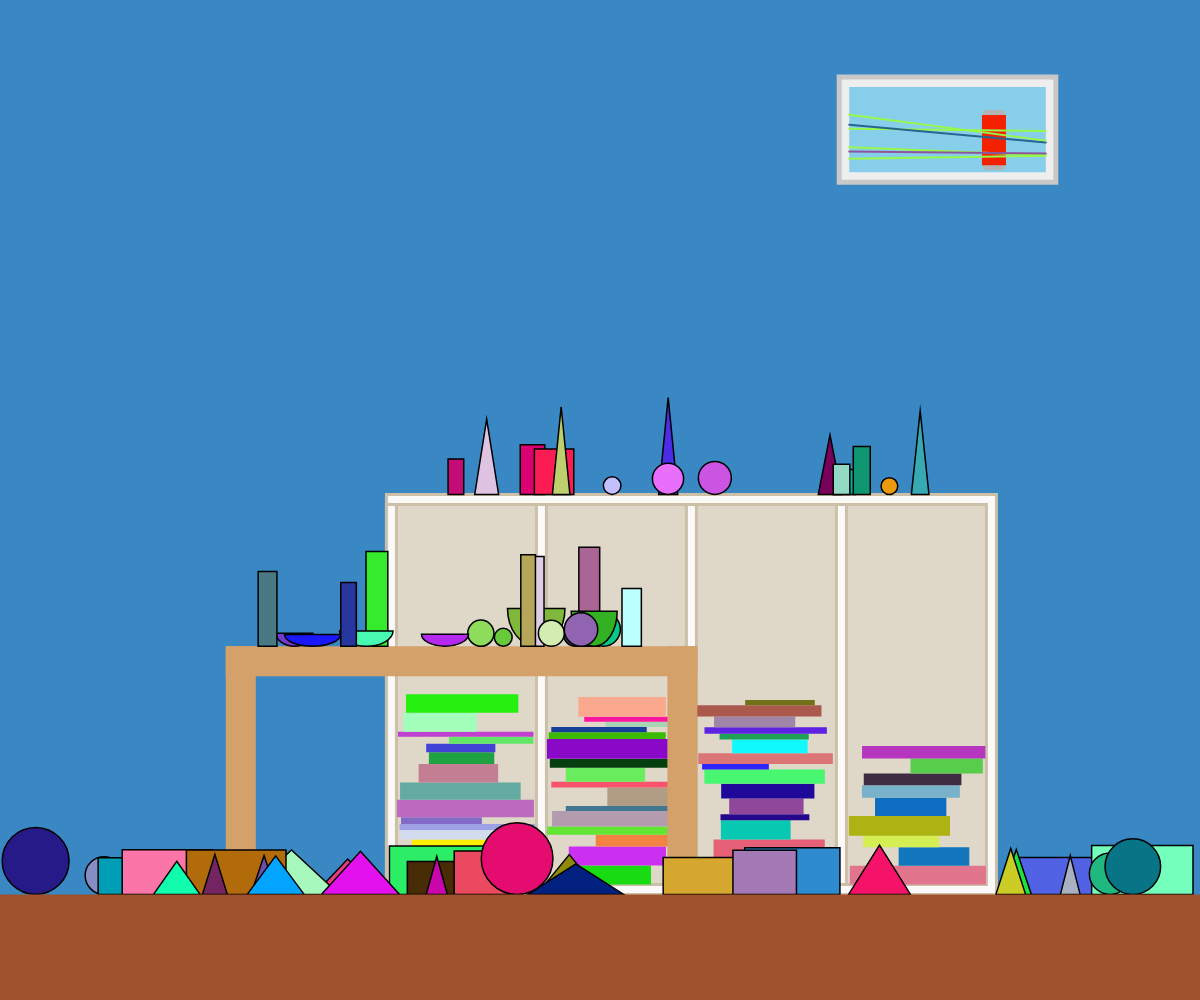
Frame 1 (no input)
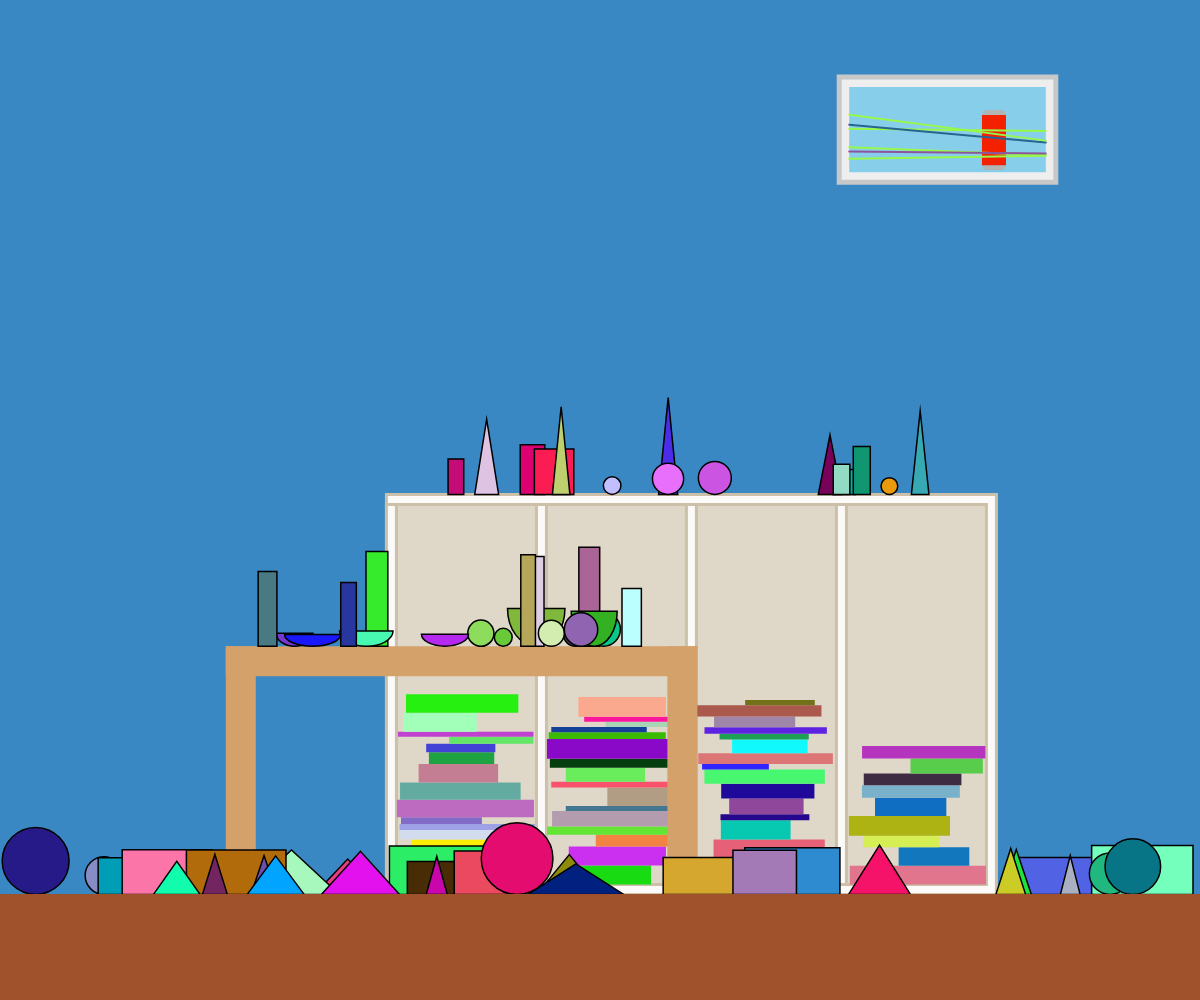
Frame 60 (no input)
Frame 120 (the mouse pressed at the canvas centre since frame 60): identical to frame 60, image omitted

The p5.js sketch that drew these frames (run headless with seeded random() and noise() and a simulated clock; from frame 60 on, the mouse is pressed at the canvas centre):

// p5.js sketch
// ── sketch.js
let floorSeed, floorColour, canWidth, canHeight, canXPos, canYPos;

const wallColours = ['#faf0dc', '#d13202', '#6aa72e', '#c1c2c4', '#b995bd', '#3988c4'];
const floorColours = ['#8b5a2b', '#ffa54f', '#a0522d', '#cd8500', '#8b4513'];
const bookshelfColour = '#fbfaf8';
const bookshelfOffsetColour = '#ccc0a8';
const bookshelfShadingColour = '#dfd7c7';
const tableColour = '#d5a16a';
const paintingFrameColour = '#eeeeee';
const paintingFrameOffsetColour = '#c8c8c8';
const pictureSkyColour = '#87ceeb';
let bookColours = [];
let booksGenerated = false;
let bookshelfLocationGenerated = false;
let paintingFrameGenerated = false;
let paintingLinesGenerated = false;
let tableObjectsGenerated = false;
let bookshelfObjectsGenerated = false;
let floorObjectsGenerated = false;
let floorColourGenerated = false;
let tableGenerated = false;
let gameComplete = false;
const canLocations = ['painting'];
const canLocation = canLocations[Math.floor(Math.random() * canLocations.length)];
const tableObjects = ['box', 'box', 'box', 'bowl', 'sphere', 'sphere'];
const bookshelfObjects = ['box', 'sphere', 'triangle'];
const floorObjects = ['sphere', 'box', 'box', 'triangle', 'triangle'];
function Box(width, height) {
  this.width = width;
  this.height = height;
}

function Bowl(width, height) {
  this.width = width;
  this.height = height;
}

function Sphere(diameter) {
  this.diameter = diameter;
}

function Triangle(width, height) {
  this.width = width;
  this.height = height;
}

function Can(x, y) {
  this.red = '#f32100';
  this.silver = '#b3b3b3';
  this.x = x;
  this.y = y;
  this.drawCan = function () {
    noStroke();
    fill(this.silver);
    triangle(this.x, this.y - (canHeight * 0.08), this.x + (canWidth * 0.1), this.y, this.x + (canWidth * 0.1), this.y - (canHeight * 0.08));
    rect(this.x + (canWidth * 0.1), this.y - (canHeight * 0.08), canWidth * 0.8, canHeight * 0.08);
    triangle(this.x + (canWidth * 0.9), this.y, this.x + (canWidth * 0.9), this.y - (canHeight * 0.08), this.x + canWidth, this.y - (canHeight * 0.08));

    fill(this.red);
    rect(this.x, this.y - (canHeight * 0.92), canWidth, canHeight - (canHeight * 0.16));

    fill(this.silver);
    triangle(this.x, this.y - (canHeight * 0.92), this.x + (canWidth * 0.1), this.y - (canHeight * 0.92), this.x + (canWidth * 0.1), this.y - canHeight);
    rect(this.x +(canWidth * 0.1), this.y - canHeight, canWidth * 0.8, canHeight * 0.08);
    triangle(this.x + (canWidth * 0.9), this.y - (canHeight * 0.92), this.x + (canWidth * 0.9), this.y - canHeight, this.x + canWidth, this.y - (canHeight * 0.92));
  };
}

function preload() {
  // load any assets (images, sounds etc.) here
}

function setup() {
  createCanvas(windowWidth, windowHeight);
  // put setup code here
  for (let i = 0; i < 60; i++) {
    bookColours.push(color(random(0, 255), random(0, 255), random(0, 255)));
  }
  background(wallColours[Math.floor(Math.random() * wallColours.length)]);
  floorSeed = random(windowHeight - (windowHeight * 0.2), windowHeight - (windowHeight * 0.1));
  canWidth = windowWidth  * 0.02;
  canHeight = windowHeight * 0.06;
}

function draw() {
  // put drawing code here
  if (!gameComplete) {
    livingRoom();
  } else {
    gameCompleteScreen();
  }
}

function livingRoom() {
  const paintingData = generatePainting();
  generatePaintingArtwork(paintingData[0], paintingData[1], paintingData[2], paintingData[3], paintingData[4]);
  const bookshelfData = generateBookshelf();
  const tableData = generateTable();
  generateTableObjects(tableData[0], tableData[1], tableData[2]);
  generateBookshelfObjects(bookshelfData[0], bookshelfData[1], bookshelfData[2]);
  generateFloorObjects();
  generateFloor();
}

function generateFloor() {
  noStroke();

  if (!floorColourGenerated) {
    floorColourGenerated = true;
    floorColour = color(floorColours[Math.floor(Math.random() * floorColours.length)]);
  }
  fill(floorColour);
  rect(0, floorSeed, windowWidth, windowHeight);
}

function generateBookshelf() {
  function Book(width, height, colour) {
    this.width = width;
    this.height = height;
    this.colour = colour;
  }

  fill(bookshelfColour);
  strokeWeight(3);
  stroke(bookshelfOffsetColour);
  let bookshelfPlacement;
  const bookshelfLength = (windowWidth * 0.5);
  const bookshelfHeight = (windowHeight * 0.4);
  if (!bookshelfLocationGenerated) {
    bookshelfLocationGenerated = true;
    bookshelfPlacement = random(0, windowWidth - bookshelfLength);
  }
  const bookshelfThickness = 10;
  const outerX = bookshelfPlacement;
  const outerY = floorSeed - bookshelfHeight;
  const innerX = outerX + bookshelfThickness;
  const innerY = outerY + bookshelfThickness;

  rect(outerX, outerY, bookshelfLength + bookshelfThickness, bookshelfHeight);
  fill(bookshelfShadingColour);
  rect(innerX, innerY, bookshelfLength - 10, bookshelfHeight - 20);

  const shelfLength = bookshelfLength / 4;
  for (let i = 0; i < 4; i++) {
    const shelfWidth = innerX + (i * shelfLength);
    fill(bookshelfColour);
    stroke(bookshelfOffsetColour);
    rect(shelfWidth - bookshelfThickness, innerY, 10, bookshelfHeight - 20);
  }

  let shelfWidthMultiplier = 0;
  if (!booksGenerated) {
    booksGenerated = true;
    let bookHeightOffset = 0;
    let bookCount = 0;
    for (let i = 0; i < 60; i++) {
      const bookHeight = random(5, 20);
      const bookLength = random(shelfLength * 0.5, shelfLength) - bookshelfThickness;
      const book = new Book(bookLength, bookHeight, bookColours.pop());

      if ((bookHeightOffset < bookshelfHeight) && (bookCount <= 15)) {
        noStroke();
        bookCount++;
        bookHeightOffset += book.height;
        const shelfX = innerX + (shelfWidthMultiplier * shelfLength);
        book.placementOffset = shelfX + random(0, shelfLength - book.width - bookshelfThickness);
        fill(book.colour);
        rect(book.placementOffset, floorSeed - bookshelfThickness - bookHeightOffset, book.width, book.height);

      } else {
        shelfWidthMultiplier++;
        bookHeightOffset = 0;
        bookCount = 0;
      }
    }
  }
  return [bookshelfLength, bookshelfHeight, bookshelfPlacement];
}

function generateTable() {
  let tableLength, tableHeight, tablePlacement;
  if (!tableGenerated) {
    tableGenerated = true;
    noStroke();
    fill(tableColour);
    tableLength = random(windowWidth * 0.2, windowWidth * 0.4);
    tableHeight = random(windowHeight * 0.2, windowHeight * 0.25);
    tablePlacement = random(0, windowWidth - tableLength);
    const baseY = floorSeed - tableHeight;
    const tableThickness = 30;
    rect(tablePlacement, baseY, tableThickness, tableHeight);
    rect(tablePlacement, baseY, tableLength, tableThickness);
    rect(tablePlacement + tableLength - tableThickness, baseY, tableThickness, tableHeight);
  }
  return [tableLength, tableHeight, tablePlacement];
}

function generatePainting() {
  fill(paintingFrameColour);
  strokeWeight(5);
  stroke(paintingFrameOffsetColour);

  let paintingWidth, paintingHeight, paintingPlacementX, paintingPlacementY, paintingFrameThickness, pictureX, pictureY;
  if (!paintingFrameGenerated) {
    paintingFrameGenerated = true;
    paintingWidth = random(windowWidth * 0.1, windowWidth * 0.3);
    paintingHeight = random(windowWidth * 0.075, windowWidth * 0.15);
    paintingPlacementX = random(0, windowWidth - paintingWidth);
    paintingPlacementY = random(0, windowHeight * 0.2);

    paintingFrameThickness = 10;
    pictureX = paintingPlacementX + paintingFrameThickness;
    pictureY = paintingPlacementY + paintingFrameThickness;

    rect(paintingPlacementX, paintingPlacementY, paintingWidth, paintingHeight);

    fill(pictureSkyColour);
    noStroke();
    rect(pictureX, pictureY, paintingWidth - (paintingFrameThickness * 2), paintingHeight - (paintingFrameThickness * 2));

    if (canLocation === 'painting') {
      canXPos = random(pictureX, pictureX + paintingWidth - (paintingFrameThickness * 2) - canWidth);
      canYPos = random(pictureY + canHeight, pictureY + paintingHeight - (paintingFrameThickness * 2));
      const can = new Can(canXPos, canYPos);
      can.drawCan();
    }
  }
  return [paintingWidth, paintingHeight, pictureX, pictureY, paintingFrameThickness];
}

function generatePaintingArtwork(paintingWidth, paintingHeight, pictureX, pictureY, paintingFrameThickness) {
  const colourChoices = ['#97f84a', '#f8e501', '#286490', '#f45552', '#8e559c', '#f36d29'];

  if (!paintingLinesGenerated) {
    paintingLinesGenerated = true;

    for (let i = 0; i < 6; i++) {
      const chosenColour = colourChoices[Math.floor(Math.random() * colourChoices.length)];
      const y1 = random(0, paintingHeight - (paintingFrameThickness * 2));
      const y2 = random(0, paintingHeight - (paintingFrameThickness * 2));
      strokeWeight(2);
      stroke(chosenColour);
      line(pictureX, pictureY + y1, pictureX + paintingWidth - (paintingFrameThickness * 2), pictureY + y2);
    }
  }
}

function generateTableObjects(tableLength, tableHeight, tablePlacement) {
  const baseY = floorSeed - tableHeight;

  if (!tableObjectsGenerated) {
    tableObjectsGenerated = true;
    strokeWeight(1.5);
    stroke('#000000');
    for (let i = 0; i < 20; i++) {
      const chosenObject = tableObjects[Math.floor(Math.random() * tableObjects.length)];
      fill(random(0, 255), random(0, 255), random(0, 255));
      if (chosenObject === 'box') {
        const box = new Box(random((windowWidth * 0.01), (windowWidth * 0.03)), random((windowHeight * 0.05), (windowHeight * 0.1)));
        const boxPlacement = random(tablePlacement, tablePlacement + tableLength - box.width);
        rect(boxPlacement, baseY - box.height, box.width, box.height);
      } else if (chosenObject === 'bowl') {
        const bowl = new Bowl(random((windowWidth * 0.03), (windowWidth * 0.06)), random((windowHeight * 0.01), (windowHeight * 0.1)));
        const bowlPlacement = random(tablePlacement + bowl.width, tablePlacement + tableLength - bowl.width);
        arc(bowlPlacement, baseY - (bowl.height / 2), bowl.width, bowl.height, 0, PI, CHORD);
      } else {  // sphere
        const sphere = new Sphere(random((windowWidth * 0.01), (windowWidth * 0.03)));
        const spherePlacement = random(tablePlacement + (sphere.diameter / 2), tablePlacement + tableLength - (sphere.diameter / 2));
        circle(spherePlacement, baseY - (sphere.diameter / 2), sphere.diameter);
      }
    }
    if (canLocation === 'table') {
      canXPos = random(tablePlacement, tablePlacement + tableLength - canWidth);
      canYPos = baseY;
      const can = new Can(canXPos, canYPos);
      can.drawCan();
    }
  }
}

function generateBookshelfObjects(bookshelfLength, bookshelfHeight, bookshelfPlacement) {
  const outerX = bookshelfPlacement;
  const outerY = floorSeed - bookshelfHeight;

  if (!bookshelfObjectsGenerated) {
    bookshelfObjectsGenerated = true;
    strokeWeight(1.5);
    stroke('#000000');
    for (let i = 0; i < 15; i++) {
      const chosenObject = bookshelfObjects[Math.floor(Math.random() * bookshelfObjects.length)];
      fill(random(0, 255), random(0, 255), random(0, 255));
      if (chosenObject === 'box') {
        const box = new Box(random((windowWidth * 0.01), (windowWidth * 0.04)), random((windowHeight * 0.02), (windowHeight * 0.05)));
        const boxPlacement = random(outerX, outerX + bookshelfLength - box.width);
        rect(boxPlacement, outerY - box.height, box.width, box.height);
      } else if (chosenObject === 'triangle') {
        const triangleShape = new Triangle(random((windowWidth * 0.01), (windowWidth * 0.03)), random((windowHeight * 0.05), (windowHeight * 0.1)));
        const trianglePlacement = random(outerX, outerX + bookshelfLength - triangleShape.width);
        triangle(trianglePlacement, outerY, trianglePlacement + triangleShape.width, outerY, trianglePlacement + (triangleShape.width / 2), outerY - triangleShape.height);
      } else { // sphere
        const sphere = new Sphere(random((windowWidth * 0.01), (windowWidth * 0.03)));
        const spherePlacement = random(outerX + (sphere.diameter / 2), outerX + bookshelfLength - (sphere.diameter / 2));
        circle(spherePlacement, outerY - (sphere.diameter / 2), sphere.diameter);
      }
    }
    if (canLocation === 'bookshelf') {
      canXPos = random(bookshelfPlacement, bookshelfPlacement + bookshelfLength - canWidth);
      canYPos = floorSeed - bookshelfHeight;
      const can = new Can(canXPos, canYPos);
      can.drawCan();
    }
  }
}

function generateFloorObjects() {
  if (!floorObjectsGenerated) {
    floorObjectsGenerated = true;
    stroke(0);
    for (let i = 0; i < 30; i++) {
      const chosenObject = floorObjects[Math.floor(Math.random() * floorObjects.length)];
      fill(random(0, 255), random(0, 255), random(0, 255));
      if (chosenObject === 'box') {
        const box = new Box(random((windowWidth * 0.05), (windowWidth * 0.1)), random((windowHeight * 0.03), (windowHeight * 0.05)));
        const boxPlacement = random(0, windowWidth - box.width);
        rect(boxPlacement, floorSeed - box.height, box.width, box.height);
      } else if (chosenObject === 'triangle') {
        const triangleShape = new Triangle(random((windowWidth * 0.01), (windowWidth * 0.08)), random((windowHeight * 0.03), (windowHeight * 0.05)));
        const trianglePlacement = random(0, windowWidth - triangleShape.width);
        triangle(trianglePlacement, floorSeed, trianglePlacement + triangleShape.width, floorSeed, trianglePlacement + (triangleShape.width / 2), floorSeed - triangleShape.height);
      } else { // sphere
        const sphere = new Sphere(random((windowWidth * 0.03), (windowWidth * 0.06)));
        const spherePlacement = random(sphere.diameter / 2, windowWidth - (sphere.diameter / 2));
        circle(spherePlacement, floorSeed - (sphere.diameter /2), sphere.diameter);
      }
    }
    if (canLocation === 'floor') {
      canXPos = random(0, windowWidth - canWidth);
      canYPos = floorSeed;
      const can = new Can(canXPos, canYPos);
      can.drawCan();
    }
  }
}

function gameCompleteScreen() {
  clear();
  canWidth = windowWidth  * 0.2;
  canHeight = windowHeight * 0.5;
  const canPlacementX = (windowWidth / 2) - (canWidth / 2);
  const canPlacementY = (windowHeight / 2) + (canHeight / 2) - (windowHeight * 0.2);
  const can = new Can(canPlacementX, canPlacementY);
  can.drawCan();
  fill(0);
  textSize(windowWidth * 0.04);
  textAlign(CENTER, CENTER);
  text("You found the can!", windowWidth / 2, windowHeight / 2 + (windowHeight * 0.2));
  text("Never trust any can, except for the Red Can", windowWidth / 2, windowHeight / 2 + (windowHeight * 0.3))

}

function mouseClicked() {
  if ((mouseX >= canXPos && mouseX <= (canXPos + canWidth)) && (mouseY <= canYPos && mouseY >= (canYPos - canHeight))) {
    gameComplete = true;
  }
}
